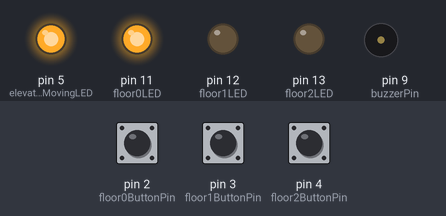
Simulated run of this sketch. Board: Arduino Uno, built with avr-gcc and run on an emulated ATmega328P. Parts: output pins drawn as LEDs (lit = HIGH), buzzer (waves = sounding). Dashed ring = blinking. The inputs (shaded band) are chosen by the test bench; at power-on: pin 3 (floor1ButtonPin) HIGH, pin 2 (floor0ButtonPin) HIGH, pin 4 (floor2ButtonPin) HIGH.

Above: at 1.2 s.
1.3 s: pin 3 (floor1ButtonPin) pulled LOW for 0.15 s
At 3.7 s:
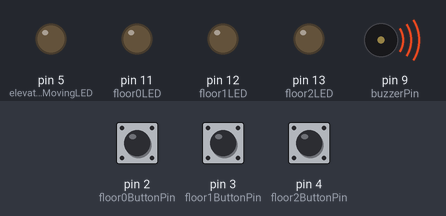
4.4 s: pin 2 (floor0ButtonPin) pulled LOW for 1 s
At 7.7 s:
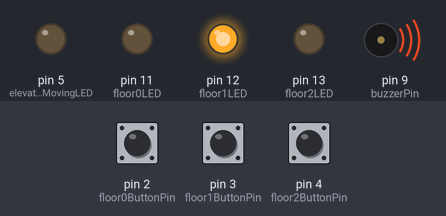
8.4 s: pin 2 (floor0ButtonPin) pulled LOW for 3.2 s
14.0 s: pin 4 (floor2ButtonPin) pulled LOW for 0.15 s
At 16.8 s:
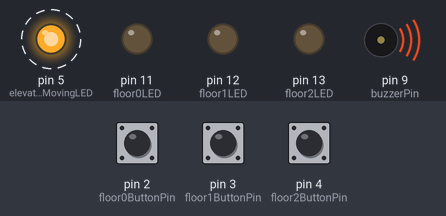
20.1 s: pin 3 (floor1ButtonPin) pulled LOW for 1 s
At 25.8 s:
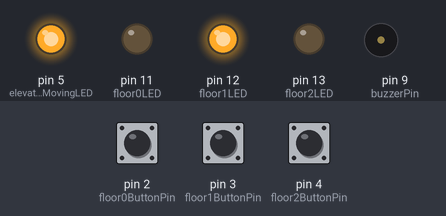
Timing chart, 0 to 26.5 s (numbered marks = the images above; inputs shaded):
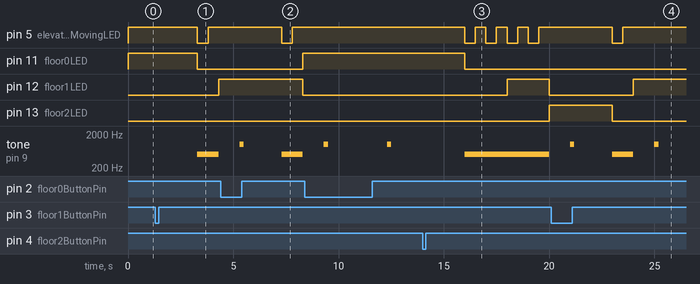

Measured:
- after the input at 1.3 s, pin 5 (elevatorMovingLED): HIGH → LOW after 2.0 s, → HIGH 0.50 s later; pin 11 (floor0LED): HIGH → LOW after 2.0 s; pin 12 (floor1LED): LOW → HIGH after 3.0 s; tone on pin 9 (buzzerPin): silent → 500 Hz after 2.0 s, → silent 1.0 s later
- after the input at 4.4 s, pin 5 (elevatorMovingLED): HIGH → LOW after 2.9 s, → HIGH 0.50 s later; pin 11 (floor0LED): LOW → HIGH after 3.9 s; pin 12 (floor1LED): HIGH → LOW after 3.9 s
- after the input at 14.0 s, pin 5 (elevatorMovingLED): alternates HIGH for 0.50 s and LOW for 0.50 s, starting after 2.0 s; pin 11 (floor0LED): HIGH → LOW after 2.0 s; pin 12 (floor1LED): LOW → HIGH after 4.0 s, → LOW 2.0 s later; pin 13 (floor2LED): LOW → HIGH after 6.0 s; tone on pin 9 (buzzerPin): silent → 500 Hz after 2.0 s, → silent 4.0 s later
- after the input at 20.1 s, pin 5 (elevatorMovingLED): HIGH → LOW after 2.9 s, → HIGH 0.50 s later; pin 12 (floor1LED): LOW → HIGH after 3.9 s; pin 13 (floor2LED): HIGH → LOW after 2.9 s

The sketch:

hw2_Elevator_simulator_wannabe.ino
```cpp
const int floor0ButtonPin = 2;
const int floor1ButtonPin = 3;
const int floor2ButtonPin = 4;
const int elevatorMovingLED = 5;
const int floor0LED = 11;
const int floor1LED = 12;
const int floor2LED = 13;
const int buzzerPin = 9;

bool isMoving = false;  // Starea curenta a liftului
int currentFloor = 0;  // Etajul curent al liftului

void setup() {
  pinMode(floor0ButtonPin, INPUT_PULLUP);
  pinMode(floor1ButtonPin, INPUT_PULLUP);
  pinMode(floor2ButtonPin, INPUT_PULLUP);
  pinMode(elevatorMovingLED, OUTPUT);
  pinMode(floor0LED, OUTPUT);
  pinMode(floor1LED, OUTPUT);
  pinMode(floor2LED, OUTPUT);
  pinMode(buzzerPin, OUTPUT);
  digitalWrite(elevatorMovingLED, HIGH);
  digitalWrite(floor0LED, HIGH);     // Initializare stare curenta
}

void loop() {
  // Verificare butoane apasate
  if (digitalRead(floor0ButtonPin) == LOW) {
    moveElevator(0);
  } else if (digitalRead(floor1ButtonPin) == LOW) {
    moveElevator(1);
  } else if (digitalRead(floor2ButtonPin) == LOW) {
    moveElevator(2);
  }
  if (isMoving) {
    if (currentFloor == 0) {
      stopElevator();
    } else if (currentFloor == 1) {
      stopElevator();
    } else if (currentFloor == 2) {
      stopElevator();
    }
  }
}

void moveElevator(int targetFloor) {
  if (!isMoving) {
    isMoving = true;
    delay(2000);
    // Stinge LED-urile 1 și 3
    digitalWrite(floor0LED, LOW);
    digitalWrite(floor2LED, LOW);
    if((currentFloor == 0 && targetFloor == 1) || (currentFloor == 1 && targetFloor == 2) || (currentFloor == 1 && targetFloor == 0) || (currentFloor == 2 && targetFloor == 1)) {
      playFloorSound2();  // Reda sunetul la trecerea prin etaj
      digitalWrite(elevatorMovingLED, LOW);
      delay(500);
      digitalWrite(elevatorMovingLED, HIGH);
      delay(500);
    } else {
      if ((currentFloor == 0 && targetFloor == 2) || (currentFloor == 2 and targetFloor == 0)) {
      playFloorSound1();  // Reda sunetul la trecerea prin etaj
      digitalWrite(elevatorMovingLED, LOW);
      delay(500);
      digitalWrite(elevatorMovingLED, HIGH);
      delay(500);
      digitalWrite(elevatorMovingLED, LOW);
      delay(500);
      digitalWrite(elevatorMovingLED, HIGH);
      delay(500);
      digitalWrite(floor1LED, HIGH);
      digitalWrite(elevatorMovingLED, LOW);
      delay(500);
      digitalWrite(elevatorMovingLED, HIGH);
      delay(500);
      digitalWrite(elevatorMovingLED, LOW);
      delay(500);
      digitalWrite(elevatorMovingLED, HIGH);
      delay(500);
      digitalWrite(floor1LED, LOW);
      }
    }
    // Actualizeaza etajul curent si LED-urile etajelor
    currentFloor = targetFloor;
    updateFloorLEDs();
    stopElevator();  // Opreste liftul după sosirea la destinatie
  }
   playFloorSound();  // Reda sunetul la ajungerea liftului
}

void stopElevator() {
  isMoving = false;
  digitalWrite(elevatorMovingLED, HIGH);
  delay(1000);
  updateFloorLEDs();
}

void updateFloorLEDs() {
  digitalWrite(floor0LED, LOW);
  digitalWrite(floor1LED, LOW);
  digitalWrite(floor2LED, LOW);
  if (currentFloor == 0) {
    digitalWrite(floor0LED, HIGH);
  } else if (currentFloor == 1) {
    digitalWrite(floor1LED, HIGH);
  } else if (currentFloor == 2) {
    digitalWrite(floor2LED, HIGH);
  }
}
void playFloorSound() {
  tone(buzzerPin, 1000, 200);  // Genereaza un sunet de 1000 Hz pentru 200 de milisecunde
}
void playFloorSound1()
{
  tone(buzzerPin, 500, 4000);  // Genereaza un sunet de 500 Hz pentru 4000 de milisecunde
}
void playFloorSound2()
{
  tone(buzzerPin, 500, 1000);  // Genereaza un sunet de 1000 Hz pentru 1000 de milisecunde
}
```
